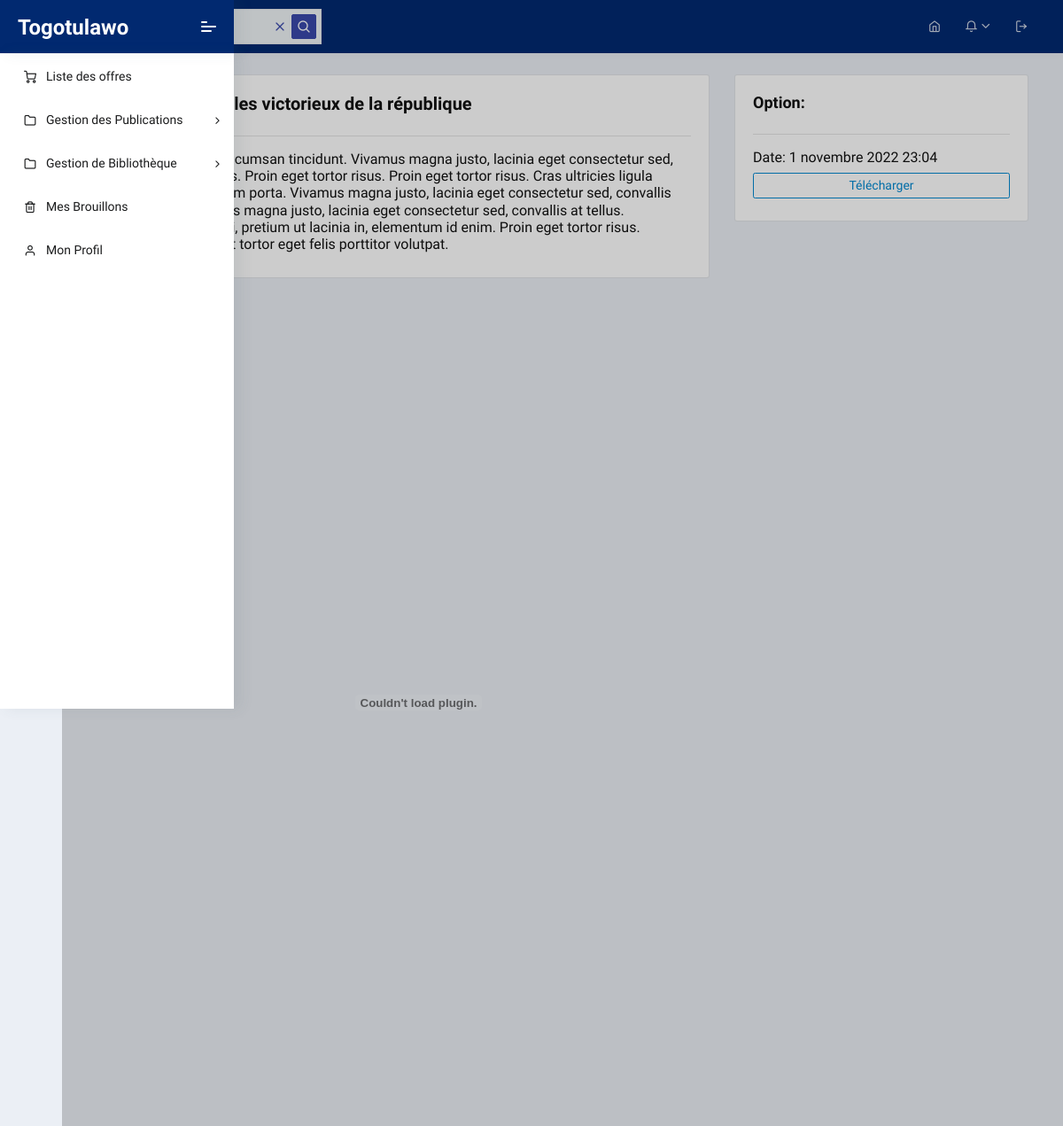
The app's page /entreprise/doc-detail/nous-sommes-les-victorieux-de-la-republique (signed in) with its own data.
### entreprise/models.py (models this page shows, shortened)
class Livre(models.Model):
    entreprise = models.ForeignKey(Entreprise, on_delete=models.CASCADE)
    titre = models.CharField(max_length=200)
    slug = models.SlugField(max_length=300, unique=True)
    description = models.TextField(max_length=2000, null=True, blank=True)
    document = models.FileField(upload_to="files/documents")
    date_pub = models.DateTimeField(auto_now_add=True)

### entreprise/views.py (the view)
# urls.py: path("doc-detail/<str:slug>", doc_read, name="doc_detail"),
@login_required(login_url='/account/login')
def doc_read(request, slug):
    livre = Livre.objects.get(slug=slug)
    context =  {
        'livre':livre
    }
    return render(request , 'book_read.html' , context=context)

### entreprise/templates/book_read.html
{% extends 'ense_index.html' %}
{% block content %}
{%load static%}
<div class="container">
    <div class="row">
        <div class="col-md-8">
            <div class="card card-body">
                <h4>{{livre.titre}}</h4>
                <hr>
                <div class="container">
                    <div class="row">
                        <div class="col">
                            <h6>{{livre.description|safe}}</h6>
                        </div>
                    </div>
                </div>
            </div>
            <div>
                    <embed src="/../static/{{livre.document}}" type="application/pdf" width='725' height='900'
                        allowfullscreen webkitallowfullscreen>
            </div>
        </div>
        <div class="col-md">
            <div class="card card-body">
                <h5>Option:</h5>
                <hr>
                <h6>Date: {{livre.date_pub}}</h6>
                <a class="btn btn-outline-info  btn-sm btn-block" href=" {{livre.document.url}} " download="{{livre.document}}">Télécharger</a>
            </div>
        </div>
    </div>
</div>
</div>
{% endblock %}

### static/dashboard/assets/css/dash.css (style rules this page uses)
body { background-color: #ebeff5; }

### records on screen
Livre: titre "Nous sommes les victorieux de la république", description "Nulla porttitor accumsan tincidunt. Vivamus magna justo, lacinia eget consectetur sed, convallis at tellus. Proin eget tortor risus. Proin eget tortor risus. Cras ultricies ligula sed magna dictum porta. Vivamus magna justo, lacinia eget consectetur sed, convallis at tellus. Vivamus magna justo, lacinia eget consectetur sed, convallis at tellus. Quisque velit nisi, pretium ut lacinia in, elementum id enim. Proin eget tortor risus. Vivamus suscipit tortor eget felis porttitor volutpat.", date_pub "1 novembre 2022 23:04"
